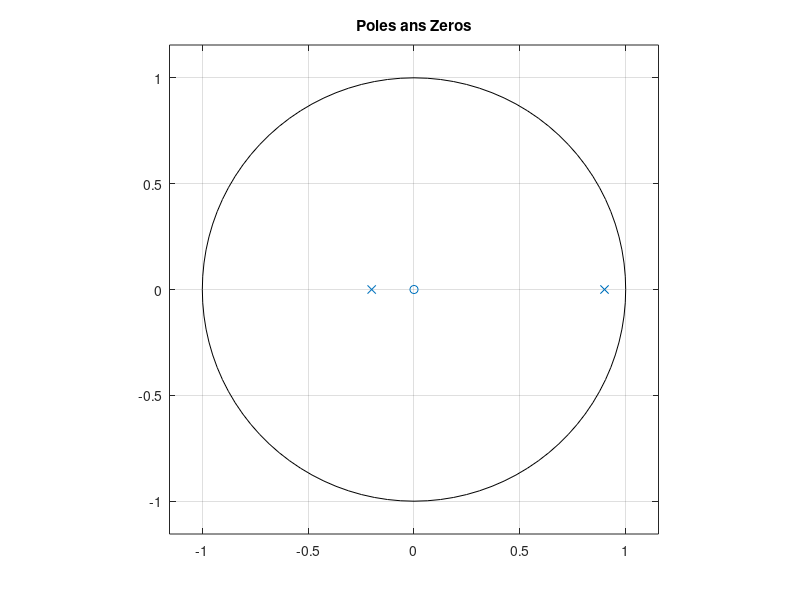
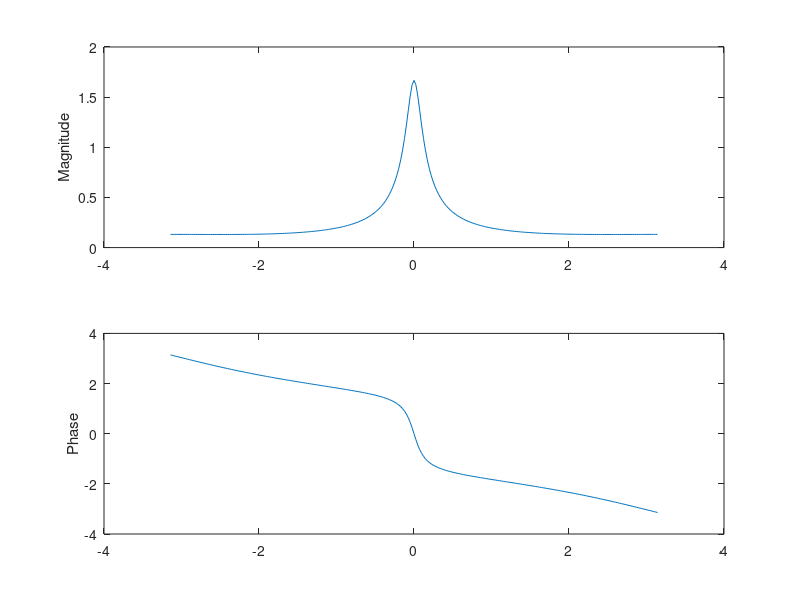
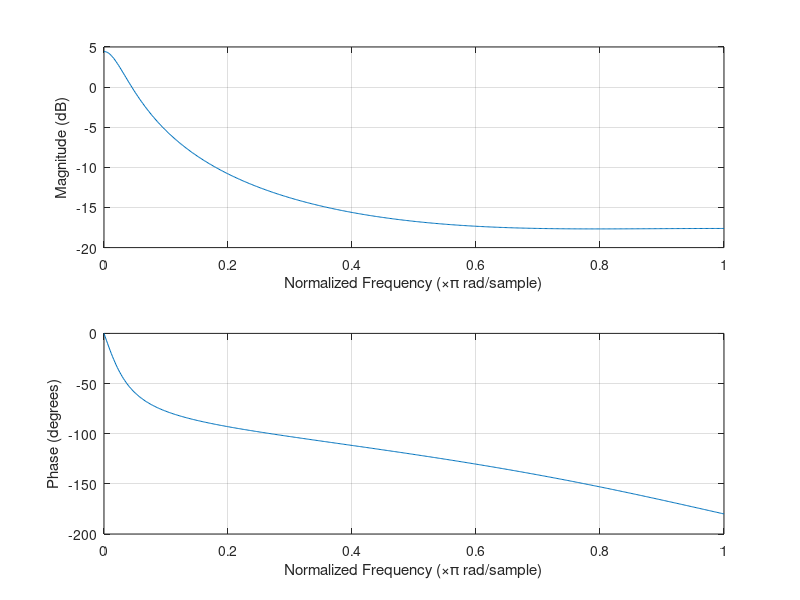
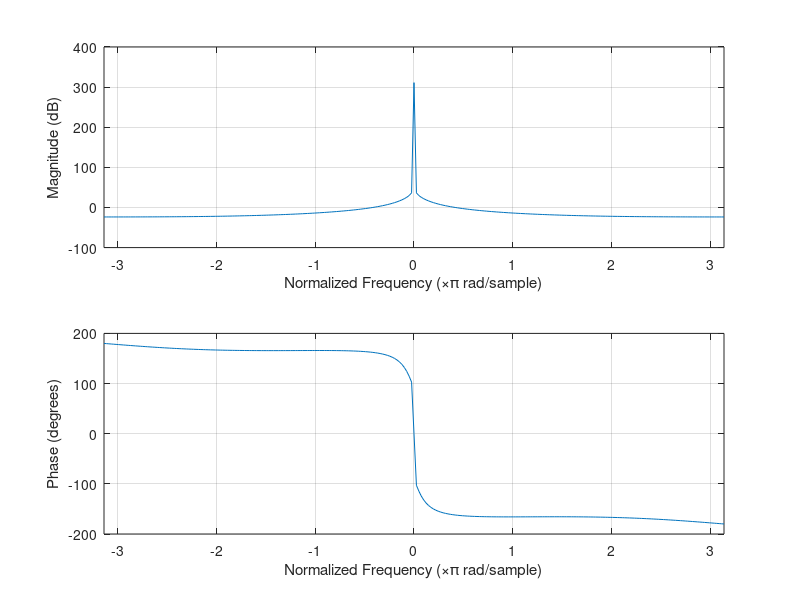

MATLAB code for these plots, in order:
%%%%lab2.ask1
%%%1.b

G_1=tf([0.2 0], [2 -0.9],1);
G_2= tf([0 1], [1 0.2], 1);

H=G_1*G_2;
%numerator
num= [ 0 0.2 0];
%denominator
den= [ 1 -0.7 -0.18];
%zeros and poles
zeros=roots(num);
poles=roots(den);
%plot the poles and zeros
figure(1)
zplane(zeros,poles);
title('Poles ans Zeros');

%%%1.d
figure(2)
d=-pi:pi/128:pi;
h=freqz(num,den,d);
subplot(2,1,1);
plot(d,abs(h));
ylabel('Magnitude');
subplot(2,1,2);
plot(d,angle(h));
ylabel('Phase');
figure(3)
freqz(num,den)

%1.e
figure(4)
num1=[0 0.2 0 0];
den1=[1 -1.7 0.52 0.18];
zeros1=roots(num1);
poles1=roots(den1);
H1=tf([0 0.2 0 0],[1 -1.7 0.52 0.18],1);
freqz(num1, den1,d)
